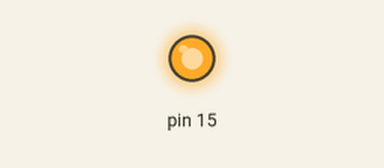
This sketch was run on a simulated Arduino Uno, built with avr-gcc and run on an emulated ATmega328P. Parts: output pins drawn as LEDs (lit = HIGH). What the sketch prints to the serial monitor is not drawn.

Above: at 0.1 s.
Timing chart, 0 to 1.6 s (numbered marks = the images above):
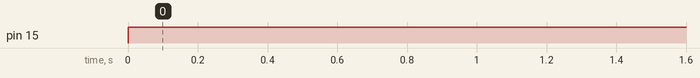

The sketch:

Fan_on_off.ino
```cpp
void Write_Pin(volatile unsigned char* Port,unsigned char Pin,unsigned State);
void Pin_Mode(volatile unsigned char* Port, unsigned char Pin,bool INOUT);

// Port C
volatile unsigned char* myPORT_C = (unsigned char*) 0x28;
volatile unsigned char* myDDR_C  = (unsigned char*) 0x27;
volatile unsigned char* myPIN_C  = (unsigned char*) 0x26;

// Port D
volatile unsigned char* myPORT_D = (unsigned char*) 0x2B;
volatile unsigned char* myDDR_D  = (unsigned char*) 0x2A;
volatile unsigned char* myPIN_D  = (unsigned char*) 0x29;

//Port G
volatile unsigned char* myPORT_G = (unsigned char*) 0x34;
volatile unsigned char* myDDR_G  = (unsigned char*) 0x33;
volatile unsigned char* myPIN_G  = (unsigned char*) 0x32;

#define ENABLE 36
#define DIRB 38
#define DIRA 40

void setup() {
  Serial.begin(9600);
  // put your setup code here, to run once:
  *myDDR_C |= 0x02;    //enable
  Pin_Mode(*myDDR_G,1,false);   //DIRA
  Pin_Mode(*myDDR_D,7,false);   //DIRB

}

void loop() {
  // put your main code here, to run repeatedly:
    *myPORT_C |= 0x02; // enable on
    *myPORT_G |= 0x02;  //one way

}

void Pin_Mode(volatile unsigned char* Port, unsigned char Pin,bool INOUT){
  if (INOUT == false){
     Serial.print("WE IN");          //If output
    *Port |= (0x01 << Pin);
    Serial.println(*myDDR_C);         //Shift over to pin and set to 1
  }
  else{                           //If input
    *Port &= ~(0x01 << Pin);       //Shift over to pin and set to 0
  }
}

void Write_Pin(volatile unsigned char* Port,unsigned char Pin,unsigned State){
  if(State == 0)                  //If state off
  {
    *Port &= ~(0x01 << Pin);      //Shift over to pin and set to 0
  }
  else                            //If state on
  {
    Serial.print("WE IN");
    *Port |= 0x01 << Pin;         //Shoft over to pin and set to 1
  }
}
```

Measured:
- by itself, pin 15: LOW → HIGH at 0.00 s
